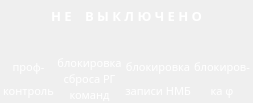
<?xml version="1.0" encoding="UTF-8"?>
<ui version="4.0">
 <class>DebugPanel</class>
 <widget class="QWidget" name="DebugPanel">
  <property name="geometry">
   <rect>
    <x>0</x>
    <y>0</y>
    <width>253</width>
    <height>103</height>
   </rect>
  </property>
  <property name="windowTitle">
   <string>Form</string>
  </property>
  <layout class="QVBoxLayout" name="verticalLayout_2">
   <property name="spacing">
    <number>0</number>
   </property>
   <property name="leftMargin">
    <number>0</number>
   </property>
   <property name="topMargin">
    <number>0</number>
   </property>
   <property name="rightMargin">
    <number>0</number>
   </property>
   <property name="bottomMargin">
    <number>0</number>
   </property>
   <item>
    <widget class="QLabel" name="label_38">
     <property name="palette">
      <palette>
       <active>
        <colorrole role="WindowText">
         <brush brushstyle="SolidPattern">
          <color alpha="255">
           <red>255</red>
           <green>255</green>
           <blue>255</blue>
          </color>
         </brush>
        </colorrole>
        <colorrole role="Text">
         <brush brushstyle="SolidPattern">
          <color alpha="255">
           <red>255</red>
           <green>255</green>
           <blue>255</blue>
          </color>
         </brush>
        </colorrole>
        <colorrole role="ButtonText">
         <brush brushstyle="SolidPattern">
          <color alpha="255">
           <red>255</red>
           <green>255</green>
           <blue>255</blue>
          </color>
         </brush>
        </colorrole>
       </active>
       <inactive>
        <colorrole role="WindowText">
         <brush brushstyle="SolidPattern">
          <color alpha="255">
           <red>255</red>
           <green>255</green>
           <blue>255</blue>
          </color>
         </brush>
        </colorrole>
        <colorrole role="Text">
         <brush brushstyle="SolidPattern">
          <color alpha="255">
           <red>255</red>
           <green>255</green>
           <blue>255</blue>
          </color>
         </brush>
        </colorrole>
        <colorrole role="ButtonText">
         <brush brushstyle="SolidPattern">
          <color alpha="255">
           <red>255</red>
           <green>255</green>
           <blue>255</blue>
          </color>
         </brush>
        </colorrole>
       </inactive>
       <disabled>
        <colorrole role="WindowText">
         <brush brushstyle="SolidPattern">
          <color alpha="255">
           <red>106</red>
           <green>104</green>
           <blue>100</blue>
          </color>
         </brush>
        </colorrole>
        <colorrole role="Text">
         <brush brushstyle="SolidPattern">
          <color alpha="255">
           <red>106</red>
           <green>104</green>
           <blue>100</blue>
          </color>
         </brush>
        </colorrole>
        <colorrole role="ButtonText">
         <brush brushstyle="SolidPattern">
          <color alpha="255">
           <red>106</red>
           <green>104</green>
           <blue>100</blue>
          </color>
         </brush>
        </colorrole>
       </disabled>
      </palette>
     </property>
     <property name="font">
      <font>
       <family>Sans Serif</family>
       <pointsize>10</pointsize>
       <weight>75</weight>
       <bold>true</bold>
      </font>
     </property>
     <property name="text">
      <string>Н Е    В Ы К Л Ю Ч Е Н О</string>
     </property>
     <property name="alignment">
      <set>Qt::AlignCenter</set>
     </property>
    </widget>
   </item>
   <item>
    <layout class="QGridLayout" name="gridLayout">
     <property name="spacing">
      <number>0</number>
     </property>
     <item row="1" column="2">
      <layout class="QVBoxLayout" name="verticalLayout_4">
       <property name="spacing">
        <number>0</number>
       </property>
       <item>
        <widget class="QLabel" name="label_41">
         <property name="palette">
          <palette>
           <active>
            <colorrole role="WindowText">
             <brush brushstyle="SolidPattern">
              <color alpha="255">
               <red>255</red>
               <green>255</green>
               <blue>255</blue>
              </color>
             </brush>
            </colorrole>
            <colorrole role="Text">
             <brush brushstyle="SolidPattern">
              <color alpha="255">
               <red>255</red>
               <green>255</green>
               <blue>255</blue>
              </color>
             </brush>
            </colorrole>
            <colorrole role="ButtonText">
             <brush brushstyle="SolidPattern">
              <color alpha="255">
               <red>255</red>
               <green>255</green>
               <blue>255</blue>
              </color>
             </brush>
            </colorrole>
           </active>
           <inactive>
            <colorrole role="WindowText">
             <brush brushstyle="SolidPattern">
              <color alpha="255">
               <red>255</red>
               <green>255</green>
               <blue>255</blue>
              </color>
             </brush>
            </colorrole>
            <colorrole role="Text">
             <brush brushstyle="SolidPattern">
              <color alpha="255">
               <red>255</red>
               <green>255</green>
               <blue>255</blue>
              </color>
             </brush>
            </colorrole>
            <colorrole role="ButtonText">
             <brush brushstyle="SolidPattern">
              <color alpha="255">
               <red>255</red>
               <green>255</green>
               <blue>255</blue>
              </color>
             </brush>
            </colorrole>
           </inactive>
           <disabled>
            <colorrole role="WindowText">
             <brush brushstyle="SolidPattern">
              <color alpha="255">
               <red>106</red>
               <green>104</green>
               <blue>100</blue>
              </color>
             </brush>
            </colorrole>
            <colorrole role="Text">
             <brush brushstyle="SolidPattern">
              <color alpha="255">
               <red>106</red>
               <green>104</green>
               <blue>100</blue>
              </color>
             </brush>
            </colorrole>
            <colorrole role="ButtonText">
             <brush brushstyle="SolidPattern">
              <color alpha="255">
               <red>106</red>
               <green>104</green>
               <blue>100</blue>
              </color>
             </brush>
            </colorrole>
           </disabled>
          </palette>
         </property>
         <property name="font">
          <font>
           <family>Sans Serif</family>
           <pointsize>8</pointsize>
           <weight>50</weight>
           <bold>false</bold>
          </font>
         </property>
         <property name="text">
          <string>блокировка</string>
         </property>
         <property name="alignment">
          <set>Qt::AlignCenter</set>
         </property>
        </widget>
       </item>
       <item>
        <widget class="QLabel" name="label_42">
         <property name="palette">
          <palette>
           <active>
            <colorrole role="WindowText">
             <brush brushstyle="SolidPattern">
              <color alpha="255">
               <red>255</red>
               <green>255</green>
               <blue>255</blue>
              </color>
             </brush>
            </colorrole>
            <colorrole role="Text">
             <brush brushstyle="SolidPattern">
              <color alpha="255">
               <red>255</red>
               <green>255</green>
               <blue>255</blue>
              </color>
             </brush>
            </colorrole>
            <colorrole role="ButtonText">
             <brush brushstyle="SolidPattern">
              <color alpha="255">
               <red>255</red>
               <green>255</green>
               <blue>255</blue>
              </color>
             </brush>
            </colorrole>
           </active>
           <inactive>
            <colorrole role="WindowText">
             <brush brushstyle="SolidPattern">
              <color alpha="255">
               <red>255</red>
               <green>255</green>
               <blue>255</blue>
              </color>
             </brush>
            </colorrole>
            <colorrole role="Text">
             <brush brushstyle="SolidPattern">
              <color alpha="255">
               <red>255</red>
               <green>255</green>
               <blue>255</blue>
              </color>
             </brush>
            </colorrole>
            <colorrole role="ButtonText">
             <brush brushstyle="SolidPattern">
              <color alpha="255">
               <red>255</red>
               <green>255</green>
               <blue>255</blue>
              </color>
             </brush>
            </colorrole>
           </inactive>
           <disabled>
            <colorrole role="WindowText">
             <brush brushstyle="SolidPattern">
              <color alpha="255">
               <red>106</red>
               <green>104</green>
               <blue>100</blue>
              </color>
             </brush>
            </colorrole>
            <colorrole role="Text">
             <brush brushstyle="SolidPattern">
              <color alpha="255">
               <red>106</red>
               <green>104</green>
               <blue>100</blue>
              </color>
             </brush>
            </colorrole>
            <colorrole role="ButtonText">
             <brush brushstyle="SolidPattern">
              <color alpha="255">
               <red>106</red>
               <green>104</green>
               <blue>100</blue>
              </color>
             </brush>
            </colorrole>
           </disabled>
          </palette>
         </property>
         <property name="font">
          <font>
           <family>Sans Serif</family>
           <pointsize>8</pointsize>
           <weight>50</weight>
           <bold>false</bold>
          </font>
         </property>
         <property name="text">
          <string>записи НМБ</string>
         </property>
         <property name="alignment">
          <set>Qt::AlignCenter</set>
         </property>
        </widget>
       </item>
      </layout>
     </item>
     <item row="0" column="0">
      <layout class="QHBoxLayout" name="horizontalLayout">
       <property name="spacing">
        <number>0</number>
       </property>
       <item>
        <widget class="QLabel" name="lampMaintenance">
         <property name="minimumSize">
          <size>
           <width>24</width>
           <height>24</height>
          </size>
         </property>
         <property name="maximumSize">
          <size>
           <width>24</width>
           <height>24</height>
          </size>
         </property>
         <property name="frameShape">
          <enum>QFrame::NoFrame</enum>
         </property>
         <property name="frameShadow">
          <enum>QFrame::Raised</enum>
         </property>
         <property name="text">
          <string/>
         </property>
         <property name="pixmap">
          <pixmap resource="images.qrc">:/images/lamp_off.png</pixmap>
         </property>
         <property name="scaledContents">
          <bool>false</bool>
         </property>
        </widget>
       </item>
      </layout>
     </item>
     <item row="0" column="2">
      <layout class="QHBoxLayout" name="horizontalLayout_3">
       <property name="spacing">
        <number>0</number>
       </property>
       <item>
        <widget class="QLabel" name="lampDrum">
         <property name="minimumSize">
          <size>
           <width>24</width>
           <height>24</height>
          </size>
         </property>
         <property name="maximumSize">
          <size>
           <width>24</width>
           <height>24</height>
          </size>
         </property>
         <property name="frameShape">
          <enum>QFrame::NoFrame</enum>
         </property>
         <property name="frameShadow">
          <enum>QFrame::Raised</enum>
         </property>
         <property name="text">
          <string/>
         </property>
         <property name="pixmap">
          <pixmap resource="images.qrc">:/images/lamp_off.png</pixmap>
         </property>
         <property name="scaledContents">
          <bool>false</bool>
         </property>
        </widget>
       </item>
      </layout>
     </item>
     <item row="1" column="1">
      <layout class="QVBoxLayout" name="verticalLayout">
       <property name="spacing">
        <number>0</number>
       </property>
       <item>
        <widget class="QLabel" name="label_46">
         <property name="palette">
          <palette>
           <active>
            <colorrole role="WindowText">
             <brush brushstyle="SolidPattern">
              <color alpha="255">
               <red>255</red>
               <green>255</green>
               <blue>255</blue>
              </color>
             </brush>
            </colorrole>
            <colorrole role="Text">
             <brush brushstyle="SolidPattern">
              <color alpha="255">
               <red>255</red>
               <green>255</green>
               <blue>255</blue>
              </color>
             </brush>
            </colorrole>
            <colorrole role="ButtonText">
             <brush brushstyle="SolidPattern">
              <color alpha="255">
               <red>255</red>
               <green>255</green>
               <blue>255</blue>
              </color>
             </brush>
            </colorrole>
           </active>
           <inactive>
            <colorrole role="WindowText">
             <brush brushstyle="SolidPattern">
              <color alpha="255">
               <red>255</red>
               <green>255</green>
               <blue>255</blue>
              </color>
             </brush>
            </colorrole>
            <colorrole role="Text">
             <brush brushstyle="SolidPattern">
              <color alpha="255">
               <red>255</red>
               <green>255</green>
               <blue>255</blue>
              </color>
             </brush>
            </colorrole>
            <colorrole role="ButtonText">
             <brush brushstyle="SolidPattern">
              <color alpha="255">
               <red>255</red>
               <green>255</green>
               <blue>255</blue>
              </color>
             </brush>
            </colorrole>
           </inactive>
           <disabled>
            <colorrole role="WindowText">
             <brush brushstyle="SolidPattern">
              <color alpha="255">
               <red>106</red>
               <green>104</green>
               <blue>100</blue>
              </color>
             </brush>
            </colorrole>
            <colorrole role="Text">
             <brush brushstyle="SolidPattern">
              <color alpha="255">
               <red>106</red>
               <green>104</green>
               <blue>100</blue>
              </color>
             </brush>
            </colorrole>
            <colorrole role="ButtonText">
             <brush brushstyle="SolidPattern">
              <color alpha="255">
               <red>106</red>
               <green>104</green>
               <blue>100</blue>
              </color>
             </brush>
            </colorrole>
           </disabled>
          </palette>
         </property>
         <property name="font">
          <font>
           <family>Sans Serif</family>
           <pointsize>8</pointsize>
           <weight>50</weight>
           <bold>false</bold>
          </font>
         </property>
         <property name="text">
          <string>блокировка</string>
         </property>
         <property name="alignment">
          <set>Qt::AlignCenter</set>
         </property>
        </widget>
       </item>
       <item>
        <widget class="QLabel" name="label_47">
         <property name="palette">
          <palette>
           <active>
            <colorrole role="WindowText">
             <brush brushstyle="SolidPattern">
              <color alpha="255">
               <red>255</red>
               <green>255</green>
               <blue>255</blue>
              </color>
             </brush>
            </colorrole>
            <colorrole role="Text">
             <brush brushstyle="SolidPattern">
              <color alpha="255">
               <red>255</red>
               <green>255</green>
               <blue>255</blue>
              </color>
             </brush>
            </colorrole>
            <colorrole role="ButtonText">
             <brush brushstyle="SolidPattern">
              <color alpha="255">
               <red>255</red>
               <green>255</green>
               <blue>255</blue>
              </color>
             </brush>
            </colorrole>
           </active>
           <inactive>
            <colorrole role="WindowText">
             <brush brushstyle="SolidPattern">
              <color alpha="255">
               <red>255</red>
               <green>255</green>
               <blue>255</blue>
              </color>
             </brush>
            </colorrole>
            <colorrole role="Text">
             <brush brushstyle="SolidPattern">
              <color alpha="255">
               <red>255</red>
               <green>255</green>
               <blue>255</blue>
              </color>
             </brush>
            </colorrole>
            <colorrole role="ButtonText">
             <brush brushstyle="SolidPattern">
              <color alpha="255">
               <red>255</red>
               <green>255</green>
               <blue>255</blue>
              </color>
             </brush>
            </colorrole>
           </inactive>
           <disabled>
            <colorrole role="WindowText">
             <brush brushstyle="SolidPattern">
              <color alpha="255">
               <red>106</red>
               <green>104</green>
               <blue>100</blue>
              </color>
             </brush>
            </colorrole>
            <colorrole role="Text">
             <brush brushstyle="SolidPattern">
              <color alpha="255">
               <red>106</red>
               <green>104</green>
               <blue>100</blue>
              </color>
             </brush>
            </colorrole>
            <colorrole role="ButtonText">
             <brush brushstyle="SolidPattern">
              <color alpha="255">
               <red>106</red>
               <green>104</green>
               <blue>100</blue>
              </color>
             </brush>
            </colorrole>
           </disabled>
          </palette>
         </property>
         <property name="font">
          <font>
           <family>Sans Serif</family>
           <pointsize>8</pointsize>
           <weight>50</weight>
           <bold>false</bold>
          </font>
         </property>
         <property name="text">
          <string>сброса РГ</string>
         </property>
         <property name="alignment">
          <set>Qt::AlignCenter</set>
         </property>
        </widget>
       </item>
       <item>
        <widget class="QLabel" name="label_48">
         <property name="palette">
          <palette>
           <active>
            <colorrole role="WindowText">
             <brush brushstyle="SolidPattern">
              <color alpha="255">
               <red>255</red>
               <green>255</green>
               <blue>255</blue>
              </color>
             </brush>
            </colorrole>
            <colorrole role="Text">
             <brush brushstyle="SolidPattern">
              <color alpha="255">
               <red>255</red>
               <green>255</green>
               <blue>255</blue>
              </color>
             </brush>
            </colorrole>
            <colorrole role="ButtonText">
             <brush brushstyle="SolidPattern">
              <color alpha="255">
               <red>255</red>
               <green>255</green>
               <blue>255</blue>
              </color>
             </brush>
            </colorrole>
           </active>
           <inactive>
            <colorrole role="WindowText">
             <brush brushstyle="SolidPattern">
              <color alpha="255">
               <red>255</red>
               <green>255</green>
               <blue>255</blue>
              </color>
             </brush>
            </colorrole>
            <colorrole role="Text">
             <brush brushstyle="SolidPattern">
              <color alpha="255">
               <red>255</red>
               <green>255</green>
               <blue>255</blue>
              </color>
             </brush>
            </colorrole>
            <colorrole role="ButtonText">
             <brush brushstyle="SolidPattern">
              <color alpha="255">
               <red>255</red>
               <green>255</green>
               <blue>255</blue>
              </color>
             </brush>
            </colorrole>
           </inactive>
           <disabled>
            <colorrole role="WindowText">
             <brush brushstyle="SolidPattern">
              <color alpha="255">
               <red>106</red>
               <green>104</green>
               <blue>100</blue>
              </color>
             </brush>
            </colorrole>
            <colorrole role="Text">
             <brush brushstyle="SolidPattern">
              <color alpha="255">
               <red>106</red>
               <green>104</green>
               <blue>100</blue>
              </color>
             </brush>
            </colorrole>
            <colorrole role="ButtonText">
             <brush brushstyle="SolidPattern">
              <color alpha="255">
               <red>106</red>
               <green>104</green>
               <blue>100</blue>
              </color>
             </brush>
            </colorrole>
           </disabled>
          </palette>
         </property>
         <property name="font">
          <font>
           <family>Sans Serif</family>
           <pointsize>8</pointsize>
           <weight>50</weight>
           <bold>false</bold>
          </font>
         </property>
         <property name="text">
          <string>команд</string>
         </property>
         <property name="alignment">
          <set>Qt::AlignCenter</set>
         </property>
        </widget>
       </item>
      </layout>
     </item>
     <item row="1" column="0">
      <layout class="QVBoxLayout" name="verticalLayout_3">
       <property name="spacing">
        <number>0</number>
       </property>
       <item>
        <widget class="QLabel" name="label_43">
         <property name="palette">
          <palette>
           <active>
            <colorrole role="WindowText">
             <brush brushstyle="SolidPattern">
              <color alpha="255">
               <red>255</red>
               <green>255</green>
               <blue>255</blue>
              </color>
             </brush>
            </colorrole>
            <colorrole role="Text">
             <brush brushstyle="SolidPattern">
              <color alpha="255">
               <red>255</red>
               <green>255</green>
               <blue>255</blue>
              </color>
             </brush>
            </colorrole>
            <colorrole role="ButtonText">
             <brush brushstyle="SolidPattern">
              <color alpha="255">
               <red>255</red>
               <green>255</green>
               <blue>255</blue>
              </color>
             </brush>
            </colorrole>
           </active>
           <inactive>
            <colorrole role="WindowText">
             <brush brushstyle="SolidPattern">
              <color alpha="255">
               <red>255</red>
               <green>255</green>
               <blue>255</blue>
              </color>
             </brush>
            </colorrole>
            <colorrole role="Text">
             <brush brushstyle="SolidPattern">
              <color alpha="255">
               <red>255</red>
               <green>255</green>
               <blue>255</blue>
              </color>
             </brush>
            </colorrole>
            <colorrole role="ButtonText">
             <brush brushstyle="SolidPattern">
              <color alpha="255">
               <red>255</red>
               <green>255</green>
               <blue>255</blue>
              </color>
             </brush>
            </colorrole>
           </inactive>
           <disabled>
            <colorrole role="WindowText">
             <brush brushstyle="SolidPattern">
              <color alpha="255">
               <red>106</red>
               <green>104</green>
               <blue>100</blue>
              </color>
             </brush>
            </colorrole>
            <colorrole role="Text">
             <brush brushstyle="SolidPattern">
              <color alpha="255">
               <red>106</red>
               <green>104</green>
               <blue>100</blue>
              </color>
             </brush>
            </colorrole>
            <colorrole role="ButtonText">
             <brush brushstyle="SolidPattern">
              <color alpha="255">
               <red>106</red>
               <green>104</green>
               <blue>100</blue>
              </color>
             </brush>
            </colorrole>
           </disabled>
          </palette>
         </property>
         <property name="font">
          <font>
           <family>Sans Serif</family>
           <pointsize>8</pointsize>
           <weight>50</weight>
           <bold>false</bold>
          </font>
         </property>
         <property name="text">
          <string>проф-</string>
         </property>
         <property name="alignment">
          <set>Qt::AlignCenter</set>
         </property>
        </widget>
       </item>
       <item>
        <widget class="QLabel" name="label_44">
         <property name="palette">
          <palette>
           <active>
            <colorrole role="WindowText">
             <brush brushstyle="SolidPattern">
              <color alpha="255">
               <red>255</red>
               <green>255</green>
               <blue>255</blue>
              </color>
             </brush>
            </colorrole>
            <colorrole role="Text">
             <brush brushstyle="SolidPattern">
              <color alpha="255">
               <red>255</red>
               <green>255</green>
               <blue>255</blue>
              </color>
             </brush>
            </colorrole>
            <colorrole role="ButtonText">
             <brush brushstyle="SolidPattern">
              <color alpha="255">
               <red>255</red>
               <green>255</green>
               <blue>255</blue>
              </color>
             </brush>
            </colorrole>
           </active>
           <inactive>
            <colorrole role="WindowText">
             <brush brushstyle="SolidPattern">
              <color alpha="255">
               <red>255</red>
               <green>255</green>
               <blue>255</blue>
              </color>
             </brush>
            </colorrole>
            <colorrole role="Text">
             <brush brushstyle="SolidPattern">
              <color alpha="255">
               <red>255</red>
               <green>255</green>
               <blue>255</blue>
              </color>
             </brush>
            </colorrole>
            <colorrole role="ButtonText">
             <brush brushstyle="SolidPattern">
              <color alpha="255">
               <red>255</red>
               <green>255</green>
               <blue>255</blue>
              </color>
             </brush>
            </colorrole>
           </inactive>
           <disabled>
            <colorrole role="WindowText">
             <brush brushstyle="SolidPattern">
              <color alpha="255">
               <red>106</red>
               <green>104</green>
               <blue>100</blue>
              </color>
             </brush>
            </colorrole>
            <colorrole role="Text">
             <brush brushstyle="SolidPattern">
              <color alpha="255">
               <red>106</red>
               <green>104</green>
               <blue>100</blue>
              </color>
             </brush>
            </colorrole>
            <colorrole role="ButtonText">
             <brush brushstyle="SolidPattern">
              <color alpha="255">
               <red>106</red>
               <green>104</green>
               <blue>100</blue>
              </color>
             </brush>
            </colorrole>
           </disabled>
          </palette>
         </property>
         <property name="font">
          <font>
           <family>Sans Serif</family>
           <pointsize>8</pointsize>
           <weight>50</weight>
           <bold>false</bold>
          </font>
         </property>
         <property name="text">
          <string>контроль</string>
         </property>
         <property name="alignment">
          <set>Qt::AlignCenter</set>
         </property>
        </widget>
       </item>
      </layout>
     </item>
     <item row="0" column="1">
      <layout class="QHBoxLayout" name="horizontalLayout_2">
       <property name="spacing">
        <number>0</number>
       </property>
       <item>
        <widget class="QLabel" name="lampCommandReg">
         <property name="minimumSize">
          <size>
           <width>24</width>
           <height>24</height>
          </size>
         </property>
         <property name="maximumSize">
          <size>
           <width>24</width>
           <height>24</height>
          </size>
         </property>
         <property name="frameShape">
          <enum>QFrame::NoFrame</enum>
         </property>
         <property name="frameShadow">
          <enum>QFrame::Raised</enum>
         </property>
         <property name="lineWidth">
          <number>0</number>
         </property>
         <property name="text">
          <string/>
         </property>
         <property name="pixmap">
          <pixmap resource="images.qrc">:/images/lamp_off.png</pixmap>
         </property>
         <property name="scaledContents">
          <bool>false</bool>
         </property>
         <property name="indent">
          <number>0</number>
         </property>
        </widget>
       </item>
      </layout>
     </item>
     <item row="0" column="3">
      <layout class="QHBoxLayout" name="horizontalLayout_4">
       <property name="spacing">
        <number>0</number>
       </property>
       <item>
        <widget class="QLabel" name="lampPhi">
         <property name="minimumSize">
          <size>
           <width>24</width>
           <height>24</height>
          </size>
         </property>
         <property name="maximumSize">
          <size>
           <width>24</width>
           <height>24</height>
          </size>
         </property>
         <property name="frameShape">
          <enum>QFrame::NoFrame</enum>
         </property>
         <property name="frameShadow">
          <enum>QFrame::Raised</enum>
         </property>
         <property name="text">
          <string/>
         </property>
         <property name="pixmap">
          <pixmap resource="images.qrc">:/images/lamp_off.png</pixmap>
         </property>
         <property name="scaledContents">
          <bool>false</bool>
         </property>
        </widget>
       </item>
      </layout>
     </item>
     <item row="1" column="3">
      <layout class="QVBoxLayout" name="verticalLayout_5">
       <property name="spacing">
        <number>0</number>
       </property>
       <item>
        <widget class="QLabel" name="label_45">
         <property name="palette">
          <palette>
           <active>
            <colorrole role="WindowText">
             <brush brushstyle="SolidPattern">
              <color alpha="255">
               <red>255</red>
               <green>255</green>
               <blue>255</blue>
              </color>
             </brush>
            </colorrole>
            <colorrole role="Text">
             <brush brushstyle="SolidPattern">
              <color alpha="255">
               <red>255</red>
               <green>255</green>
               <blue>255</blue>
              </color>
             </brush>
            </colorrole>
            <colorrole role="ButtonText">
             <brush brushstyle="SolidPattern">
              <color alpha="255">
               <red>255</red>
               <green>255</green>
               <blue>255</blue>
              </color>
             </brush>
            </colorrole>
           </active>
           <inactive>
            <colorrole role="WindowText">
             <brush brushstyle="SolidPattern">
              <color alpha="255">
               <red>255</red>
               <green>255</green>
               <blue>255</blue>
              </color>
             </brush>
            </colorrole>
            <colorrole role="Text">
             <brush brushstyle="SolidPattern">
              <color alpha="255">
               <red>255</red>
               <green>255</green>
               <blue>255</blue>
              </color>
             </brush>
            </colorrole>
            <colorrole role="ButtonText">
             <brush brushstyle="SolidPattern">
              <color alpha="255">
               <red>255</red>
               <green>255</green>
               <blue>255</blue>
              </color>
             </brush>
            </colorrole>
           </inactive>
           <disabled>
            <colorrole role="WindowText">
             <brush brushstyle="SolidPattern">
              <color alpha="255">
               <red>106</red>
               <green>104</green>
               <blue>100</blue>
              </color>
             </brush>
            </colorrole>
            <colorrole role="Text">
             <brush brushstyle="SolidPattern">
              <color alpha="255">
               <red>106</red>
               <green>104</green>
               <blue>100</blue>
              </color>
             </brush>
            </colorrole>
            <colorrole role="ButtonText">
             <brush brushstyle="SolidPattern">
              <color alpha="255">
               <red>106</red>
               <green>104</green>
               <blue>100</blue>
              </color>
             </brush>
            </colorrole>
           </disabled>
          </palette>
         </property>
         <property name="font">
          <font>
           <family>Sans Serif</family>
           <pointsize>8</pointsize>
           <weight>50</weight>
           <bold>false</bold>
          </font>
         </property>
         <property name="text">
          <string>блокиров-</string>
         </property>
         <property name="alignment">
          <set>Qt::AlignCenter</set>
         </property>
        </widget>
       </item>
       <item>
        <widget class="QLabel" name="label_49">
         <property name="palette">
          <palette>
           <active>
            <colorrole role="WindowText">
             <brush brushstyle="SolidPattern">
              <color alpha="255">
               <red>255</red>
               <green>255</green>
               <blue>255</blue>
              </color>
             </brush>
            </colorrole>
            <colorrole role="Text">
             <brush brushstyle="SolidPattern">
              <color alpha="255">
               <red>255</red>
               <green>255</green>
               <blue>255</blue>
              </color>
             </brush>
            </colorrole>
            <colorrole role="ButtonText">
             <brush brushstyle="SolidPattern">
              <color alpha="255">
               <red>255</red>
               <green>255</green>
               <blue>255</blue>
              </color>
             </brush>
            </colorrole>
           </active>
           <inactive>
            <colorrole role="WindowText">
             <brush brushstyle="SolidPattern">
              <color alpha="255">
               <red>255</red>
               <green>255</green>
               <blue>255</blue>
              </color>
             </brush>
            </colorrole>
            <colorrole role="Text">
             <brush brushstyle="SolidPattern">
              <color alpha="255">
               <red>255</red>
               <green>255</green>
               <blue>255</blue>
              </color>
             </brush>
            </colorrole>
            <colorrole role="ButtonText">
             <brush brushstyle="SolidPattern">
              <color alpha="255">
               <red>255</red>
               <green>255</green>
               <blue>255</blue>
              </color>
             </brush>
            </colorrole>
           </inactive>
           <disabled>
            <colorrole role="WindowText">
             <brush brushstyle="SolidPattern">
              <color alpha="255">
               <red>106</red>
               <green>104</green>
               <blue>100</blue>
              </color>
             </brush>
            </colorrole>
            <colorrole role="Text">
             <brush brushstyle="SolidPattern">
              <color alpha="255">
               <red>106</red>
               <green>104</green>
               <blue>100</blue>
              </color>
             </brush>
            </colorrole>
            <colorrole role="ButtonText">
             <brush brushstyle="SolidPattern">
              <color alpha="255">
               <red>106</red>
               <green>104</green>
               <blue>100</blue>
              </color>
             </brush>
            </colorrole>
           </disabled>
          </palette>
         </property>
         <property name="font">
          <font>
           <family>Sans Serif</family>
           <pointsize>8</pointsize>
           <weight>50</weight>
           <bold>false</bold>
          </font>
         </property>
         <property name="text">
          <string>ка φ</string>
         </property>
         <property name="alignment">
          <set>Qt::AlignCenter</set>
         </property>
        </widget>
       </item>
      </layout>
     </item>
    </layout>
   </item>
  </layout>
 </widget>
 <resources>
  <include location="images.qrc"/>
 </resources>
 <connections/>
</ui>
